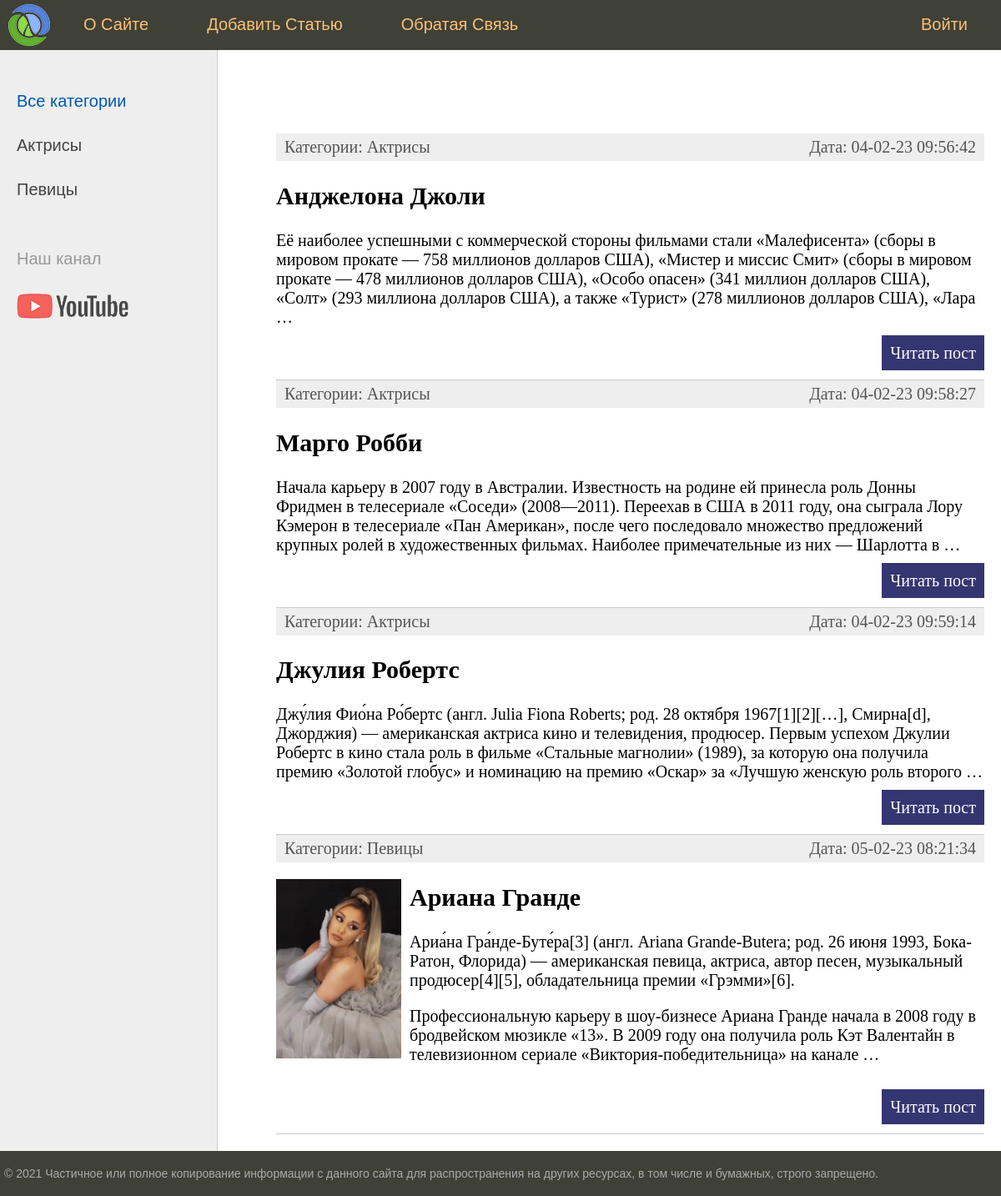
The page / on the database its author committed.
### women/models.py (models this page shows, shortened)
class Category(models.Model):
    name = models.CharField(max_length=100, db_index=True, verbose_name='Категория')
    def __str__(self) -> str:
        return self.name
    def get_absolute_url(self):
        return reverse('category', kwargs={'cat_id': self.pk})
    class Meta:
        verbose_name = "Категории"
        verbose_name_plural = "Категории"

class Women(models.Model):
    title = models.CharField(max_length=255, verbose_name='Заголовок')
    content = models.TextField(blank=True, verbose_name='Текст Статьи')
    photo = models.ImageField(upload_to="photos/%Y/%m/%d", verbose_name='Фото')
    time_create = models.DateTimeField(auto_now_add=True, verbose_name='Время создания')
    time_update = models.DateTimeField(auto_now=True, verbose_name='Время изменения')
    is_published = models.BooleanField(default=True, verbose_name='Публикация')
    cat = models.ForeignKey('Category', on_delete=models.PROTECT, null=True, verbose_name='Категория')
    def get_absolute_url(self):
        return reverse('post', kwargs={'post_id': self.pk})
    class Meta:
        verbose_name = 'Известные женщины'
        verbose_name_plural = 'Известные женщины'
        ordering = ['time_create', 'title']

### women/views.py (the view)
# urls.py: path('', index, name='home'), #http://localhost:8000/women/
def index(request):
    posts = Women.objects.all()
    cats = Category.objects.all()
    context = {
        'posts': posts,
        'cats': cats,
        'menu': menu,
        'title': 'Главная Страница',
        'cat_selected': 0
    }
    return render(request,'women/index.html',context=context)

### women/templates/women/index.html (shortened to what this page needs)
{%  extends 'women/base.html' %}
{% block content  %}
    <ul class="list-articles">
        {% for p in posts %}
        <li>
            <div class="article-panel">
                <p class="first">Категории: {{ p.cat }}</p>
                <p class="last">Дата: {{ p.time_update|date:"d-m-y H:i:s" }}</p>
            </div>
            {% if p.photo %}
            <p><img src="{{p.photo.url}}" alt="" class="thumb img-article-left"></p>
            {% endif %}
            <h2>{{ p.title }}</h2>
            {% autoescape on %}
            {{ p.content|linebreaks|truncatewords:50 }}
            {% endautoescape %}
            <p class="link-read-post"><a href="{{ p.get_absolute_url}}">Читать пост</a></p>
        </li>
        {% endfor %}
    </ul>
{% endblock %}

### women/templates/women/base.html (shortened to what this page needs)
{% load static %}
<!DOCTYPE html>
<html>
  <head>
    <link
      type="text/css"
      href="{% static 'women/css/styles.css' %}"
      rel="stylesheet"
    />
  </head>
  <body>
    <table class="table-page" border="0" cellpadding="0" cellspacing="0">
      <tr>
        <td valign="top">
          {% block mainmenu %}
          <div class="header">
            <ul id="mainmenu" class="mainmenu">
              <li class="logo">
                <a href="{% url 'home' %}"><div class="logo"></div></a>
              </li>
              {% for m in menu %} {% if not forloop.last %}
              <li><a href="{% url m.url_name %}">{{m.title}}</a></li>
              {% else %}
              <li class="last"><a href="#">{{m.title}}</a></li>
              {% endif %} {% endfor %}
            </ul>
          </div>
          {% endblock mainmenu %}
          <table
            class="table-content"
            border="0"
            cellpadding="0"
            cellspacing="0"
          >
            <tr>
              <td valign="top" class="left-chapters">
                <ul id="leftchapters">
				{% if cat_selected == 0 %}
					<li class="selected">Все категории</li>
				{% else %}
					<li><a href="{% url 'home' %}">Все категории</a></li>
				{% endif %}
				{% for c in cats %}
					{% if c.pk == cat_selected %}
						<li class="selected">{{ c.name }}</li>
					{% else %}
						<li><a href="{{ c.get_absolute_url }}">{{ c.name }}</a></li>
					{% endif %}
				{% endfor %}
                  <li class="share">
                    <p>Наш канал</p>
                    <a
                      class="share-yt"
                      href="https://www.youtube.com/channel/UClJzWfGWuGJL2t-3dYKcHTA/playlists"
                      target="_blank"
                      rel="nofollow"
                    ></a>
                  </li>
                </ul>
              </td>
              <td valign="top" class="content">
                <div class="content-text">
                  {% block content %} {% endblock %}
                </div>
              </td>
            </tr>
          </table>
        </td>
      </tr>
      <tr>
        <td valign="top">
          <div id="footer">
            <p>
              &copy; 2021 Частичное или полное копирование информации с данного
              сайта для распространения на других ресурсах, в том числе и
              бумажных, строго запрещено.
            </p>
          </div>
        </td>
      </tr>
    </table>
  </body>
</html>

### women/static/women/css/styles.css (style rules this page uses)
html, body { font-family: 'Arial'; margin: 0; padding: 0; height: 100%; width: 100%; color: #444; }
a { color: #0059b2; text-decoration: none; }
img { max-width: 600px; height: auto; }
img.img-article-left { max-width: 300px; height: auto; float: left; padding: 0 10px 10px 0; }
img.img-article-left.thumb { max-width: 150px; height: auto; }
p.link-read-post { text-align: right; }
p.link-read-post a { padding: 10px; min-width: 100px; background: #333671; color: #fff; text-decoration: none; }
div.article-panel { background: #eee; padding: 5px 10px 5px 10px; box-sizing: border-box; overflow: hidden; color: #555; }
div.article-panel p.first { margin: 0; float: left; }
div.article-panel p.last { margin: 0; float: right; }
ul.list-articles { list-style: none; margin: 0; padding: 0; }
ul.list-articles li { border-bottom: 1px solid #ccc; }
.table-page { width: 100%; height: 100%; vertical-align: top; }
.table-page tr { height: 100%; }
.header { background: #3F4137; height: 60px; }
.logo { background: url('../images/logo.png') no-repeat 10px 5px; width: 70px; height: 60px; }
ul.mainmenu { list-style: none; margin: 0; padding: 0; height: 60px; color: #fdc073; font-size: 20px; overflow: hidden; }
ul.mainmenu li { float: left; margin: 18px 40px 0 30px; }
ul.mainmenu li.logo { margin: 0; }
ul.mainmenu li.last { float: right; }
ul.mainmenu li a { color: #fdc073; text-decoration: none; }
.table-content { width: 100%; min-height: 100%; height: 100%; }
.left-chapters { margin: 0; background: #eee; border-right: 1px solid #ccc; min-height: 100%; }
.left-chapters ul { width: 230px; min-height: 100%; margin: 0; padding: 20px 10px 10px 20px; list-style: none; font-size: 20px; }
.left-chapters ul li { margin: 30px 0 0 0; color: #999; }
.left-chapters ul li.selected { color: #0059b2; }
.left-chapters ul li a { color: #444; text-decoration: none; }
.left-chapters ul li.share { margin: 60px 0 0 0; }
.left-chapters ul li.share p { margin: 30px 0 30px 0; }
.left-chapters ul li.share a { display: inline-block; width: 40px; height: 40px; margin: 0 20px 0 0; }
.left-chapters ul li.share a.share-yt { width: 100%; height: 30px; background: url('../images/share_yt.png') no-repeat 0 0 }
.content { padding: 40px 20px 20px 40px; width: 100%; box-sizing: border-box; }
.content-text { margin: 60px 0 0 30px; color: #000; font-size: 20px; font-family: Yandex Sans Display Light; }
#footer { box-sizing: border-box; background: #3F4137; padding: 5px; color: #aaa; font-size: 14px; font-family: Verdana, Geneva, Arial, Helvetica; text-align: left; overflow: hidden; }

### rows shown on the page
Category: name "Актрисы"
Category: name "Певицы"
Women: cat "Актрисы", time_update "04-02-23 09:56:42", title "Анджелона Джоли", content "Её наиболее успешными с коммерческой стороны фильмами стали «Малефисента» (сборы в мировом прокате — 758 миллионов долларов США), «Мистер и миссис Смит» (сборы в мировом прокате — 478 миллионов долларов США), «Особо опасен» (341 миллион долларов США), «Солт» (293 миллиона долларов США), а также «Турист» (278 миллионов долларов США), «Лара …"
Women: cat "Актрисы", time_update "04-02-23 09:58:27", title "Марго Робби", content "Начала карьеру в 2007 году в Австралии. Известность на родине ей принесла роль Донны Фридмен в телесериале «Соседи» (2008—2011). Переехав в США в 2011 году, она сыграла Лору Кэмерон в телесериале «Пан Американ», после чего последовало множество предложений крупных ролей в художественных фильмах. Наиболее примечательные из них — Шарлотта в …"
Women: cat "Актрисы", time_update "04-02-23 09:59:14", title "Джулия Робертс", content "Джу́лия Фио́на Ро́бертс (англ. Julia Fiona Roberts; род. 28 октября 1967[1][2][…], Смирна[d], Джорджия) — американская актриса кино и телевидения, продюсер. Первым успехом Джулии Робертс в кино стала роль в фильме «Стальные магнолии» (1989), за которую она получила премию «Золотой глобус» и номинацию на премию «Оскар» за «Лучшую женскую роль второго …"
Women: cat "Певицы", time_update "05-02-23 08:21:34", photo (picture), title "Ариана Гранде", content "Ариа́на Гра́нде-Буте́ра[3] (англ. Ariana Grande-Butera; род. 26 июня 1993, Бока-Ратон, Флорида) — американская певица, актриса, автор песен, музыкальный продюсер[4][5], обладательница премии «Грэмми»[6]. Профессиональную карьеру в шоу-бизнесе Ариана Гранде начала в 2008 году в бродвейском мюзикле «13». В 2009 году она получила роль Кэт Валентайн в телевизионном сериале «Виктория-победительница» на канале …"

### other values the page prints
{{ m.title }} "О Сайте" "Добавить Статью" "Обратая Связь"
{{ m.title }} "Войти"
